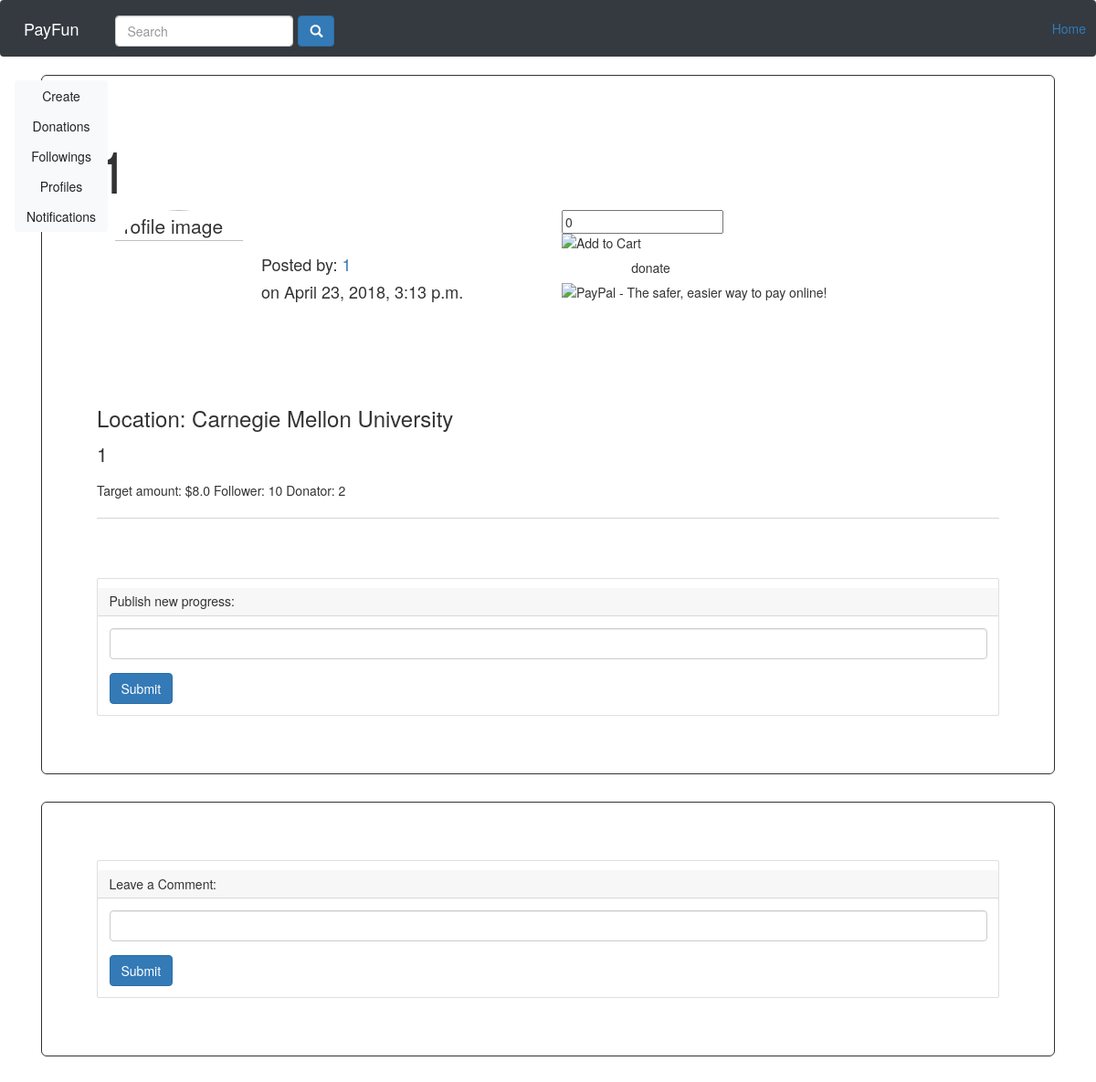
/activitydetail/1/ (signed in), run on an earlier commit of the app's database.
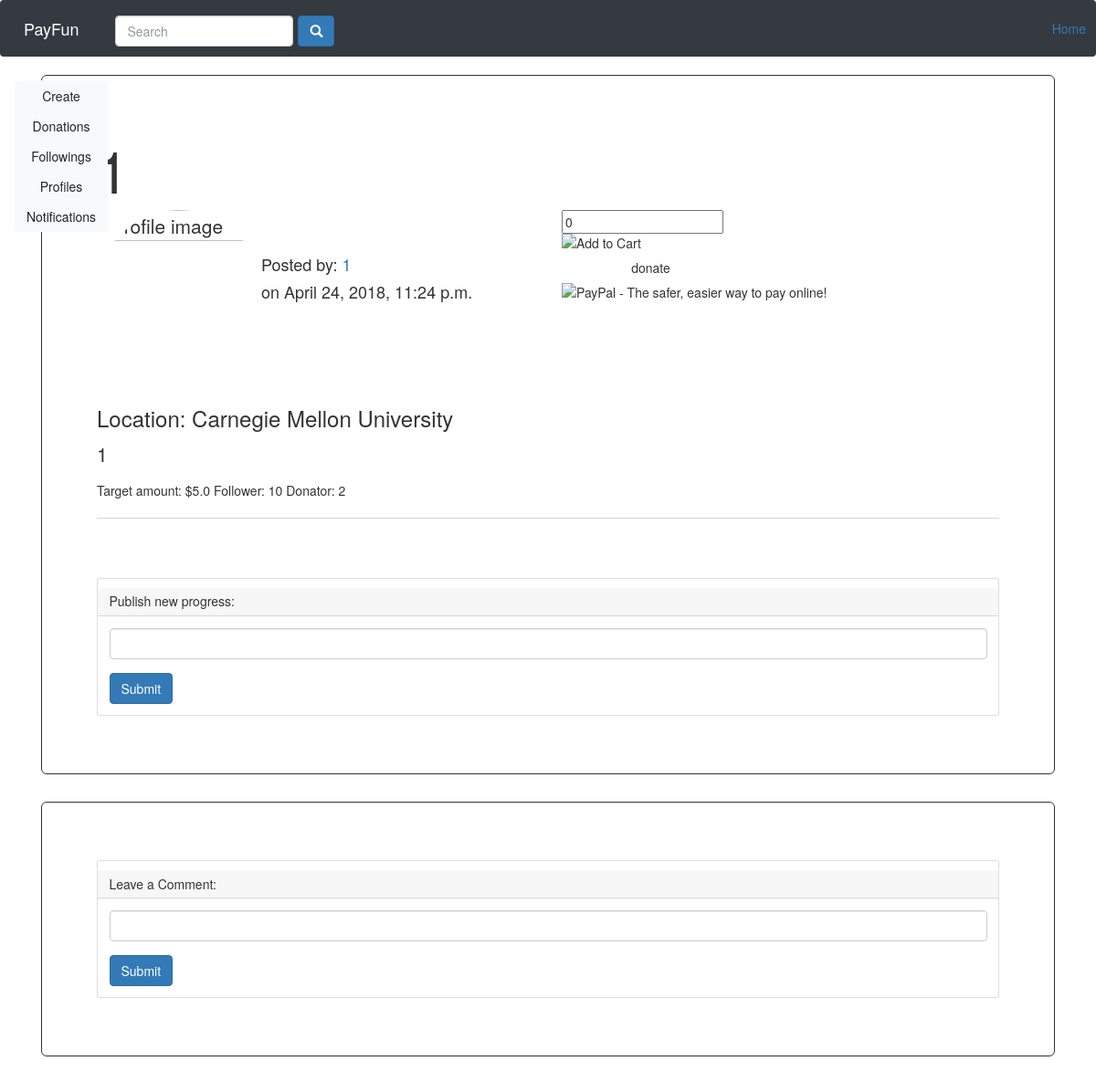
And on a later commit of the database.
### payfun/models.py (models this page shows)
class Activity(models.Model):
	launcher = models.ForeignKey(User, on_delete=models.CASCADE)
	title = models.CharField(max_length=100)
	content = models.CharField(max_length=1000)
	picture = models.FileField(upload_to="images", blank=True)
	target_money = models.FloatField()
	start_time = models.DateTimeField()
	end_time = models.DateTimeField()
	post_time = models.DateTimeField(auto_now_add=True)
	location = models.CharField(max_length=100)
	location_id = models.CharField(max_length=100)
	is_start = models.BooleanField() # whether the activity has started
	is_end = models.BooleanField() # whether the activity has failed, whether success or failure
	is_success = models.BooleanField(blank=True)
	followee = models.ManyToManyField(User, related_name='followeeForActivity')
	sponseree = models.ManyToManyField(User, related_name='sponsereeForActivity')
	paypal_account = models.CharField(max_length=1000)

### payfun/views.py (the view)
# urls.py: url(r'^activitydetail/(?P<activity_id>\S+)/$', views.activitydetail, name="activityDetail"),
@login_required
def activitydetail(request, activity_id):
    user_tmp = request.user
    username_tmp = request.user.username
    userlastname_tmp = user_tmp.last_name
    userfirstname_tmp = user_tmp.first_name
    Entry_Activity = get_object_or_404(Activity,id = activity_id)
    try:
        Entry_Profile     = Profile.objects.get(username = request.user.username)
    except:
        new_profile_entry = Profile(username= username_tmp,bio='default_bio',
                                    first_name= userfirstname_tmp,
                                    last_name= userlastname_tmp)
        new_profile_entry.save()
        Entry_Profile = get_object_or_404(Profile,username = request.user.username)
    if(request.user.username ==Entry_Activity.launcher.username):
        my_activity = '1'
    else:
        my_activity = '0'
    if Entry_Activity in Entry_Profile.follow_activity.all():
        activity_followed = '1'
    else:
        activity_followed = '0';
    return render(request, 'project_detail.html',{'activity':Entry_Activity, 'my_activity': my_activity,"activity_followed": activity_followed})

### payfun/templates/project_detail.html (shortened to what this page needs)
<!DOCTYPE html>
<html lang="en">
<head>
    {% load static %}
    <link href="../../static/vendor/bootstrap/css/bootstrap.min.css" rel="stylesheet">
    <link href="../../static/payfun/project_detail.css" rel="stylesheet">
    <link rel="stylesheet" href="https://maxcdn.bootstrapcdn.com/bootstrap/3.3.7/css/bootstrap.min.css">
</head>
<body>
    <div id="wrapper">
        <nav class="navbar navbar-expand-md navbar-dark fixed-top bg-dark">
            <a class="navbar-brand" href="{url 'stream'}">PayFun</a>
            <div class="collapse navbar-collapse" id="navbarCollapse">
                <form class="form-inline mt-2 mt-md-0" method="post" action="/searchActivity/">
                    <input class="form-control mr-sm-2" type="text" placeholder="Search" aria-label="Search" name="searchInput" style="margin-top: 5px;">
                    <button class="btn btn-primary" type="submit" name="searchButton" style="margin-top: 5px;"><span class="glyphicon glyphicon-search"></span></button>
                </form>
            </div>
            <a href="/global-stream">Home</a>
        </nav>
        <div class="container" id="main_block">
            <div class="sidenav">
                <div class="btn-group-vertical">
                    <a class='btn btn-light' href="{% url 'launCh' %}">Create</a>
                    <a class="btn btn-light" href="{% url 'donations' %}">Donations</a>
                    <a class="btn btn-light" href="{% url 'followings' %}">Followings</a>
                    <a class="btn btn-light" href="{% url 'profile' user.username %}"></i>Profiles</a>
                     <a class="btn btn-light" href="/notifications">Notifications</a>
                </div>
            </div>
            <div class="jumbotron">
                <div class="comment">
                    <h1>{{activity.title}}</h1>
                    <div class="row">
                        <div class="col-sm">
                            <p style="float: left;">
                                <img title="profile image" class="img-circle img-responsive profile-img" src="{% url 'getPhoto' activity.id %}" height="180px" width="180px" align="middle">
                            </p>
                            <br/>
                            <br/>
                            <h4>Posted by: <a href="/profile/{{activity.launcher.username}}">{{activity.launcher.username}}</a></h4>
                            <h4>on {{activity.post_time}}</h4>
                        </div>
                        <div class="col-sm">
                            <input id="amount" name="amount" type="text" value="0"/>
                            <input type="image" src="https://www.paypalobjects.com/webstatic/en_US/i/btn/png/btn_addtocart_120x26.png" alt="Add to Cart" name="submit">
                            <div class="row">
                                <div class="col-sm">
                                    <div>
                                        <form method="post" action="{% url 'pay' activity.id %}" id="donate-{{ activity.id }}">
                                            <input type="submit image" src="https://www.paypalobjects.com/webstatic/en_US/i/btn/png/btn_addtocart_120x26.png" alt="Donate" class="btn" value="donate" id="donate_amount"/>
                                        </form>
                                    </div>
                                </div>
                            </div>
                            <input type="image" src="https://www.paypalobjects.com/en_US/i/btn/btn_buynowCC_LG.gif" border="0" name="submit" alt="PayPal - The safer, easier way to pay online!">
                        </div>
                    </div>
                    <h3>Location: {{activity.location}}</h3>
                    <p>{{activity.content}}</p>
                    <h7>Target amount: ${{activity.target_money}}</h7>
                    <h7>Follower: 10 Donator: 2</h7>
                    <br/>
                    <br/>
                </div>
                <hr>
                <br/>
                {% if my_activity == '1' %}
                    <br>
                    <div class="card my-4 comment_input">
                        <h5 class="card-header">Publish new progress:</h5>
                        <div class="card-body">
                            <div class="form-group">
                                <input class="form-control" rows="1" name="progress-{{activity.id}}" id="progress-{{activity.id}}">
                            </div>
                            <button type="submit" class="btn btn-primary"  onclick='addProgress({{ activity.id }})'>Submit</button>
                        </div>
                    </div>
                    {% endif %}
                </div>
                <div class="jumbotron">
                    <div class="card my-4 comment_input">
                        <h5 class="card-header">Leave a Comment:</h5>
                        <div class="card-body">
                            <div class="form-group">
                                <input class="form-control" rows="1", name="comment-{{activity.id}}" id="comment-{{activity.id}}">
                            </div>
                            <button type="submit" class="btn btn-primary"  onclick='addComment({{ activity.id }})'>Submit</button>
                        </div>
                    </div>
                </div>
            </div>
</body>
</html>

### payfun/static/payfun/project_detail.css (style rules this page uses)
body { overflow-x: hidden; }
#wrapper { padding-left: 0; -webkit-transition: all 0.5s ease; -moz-transition: all 0.5s ease; -o-transition: all 0.5s ease; transition: all 0.5s ease; }
@media (min-width:768px) { #wrapper { padding-left: 0; } }

### payfun/templates/project_detail.html (style rules this page uses)
.sidenav { width: 160px; position: fixed; z-index: 1; left: 0; overflow-x: hidden; padding: 6px 8px 6px 16px; }
hr { margin-top: 0px; margin-bottom: 0px; }

What changed in the data, as far as the page shows it:
changed Activity "Carnegie Mellon University": post_time "April 23, 2018, 3:13 p.m." → "April 24, 2018, 11:24 p.m."; target_money "8.0" → "5.0"
